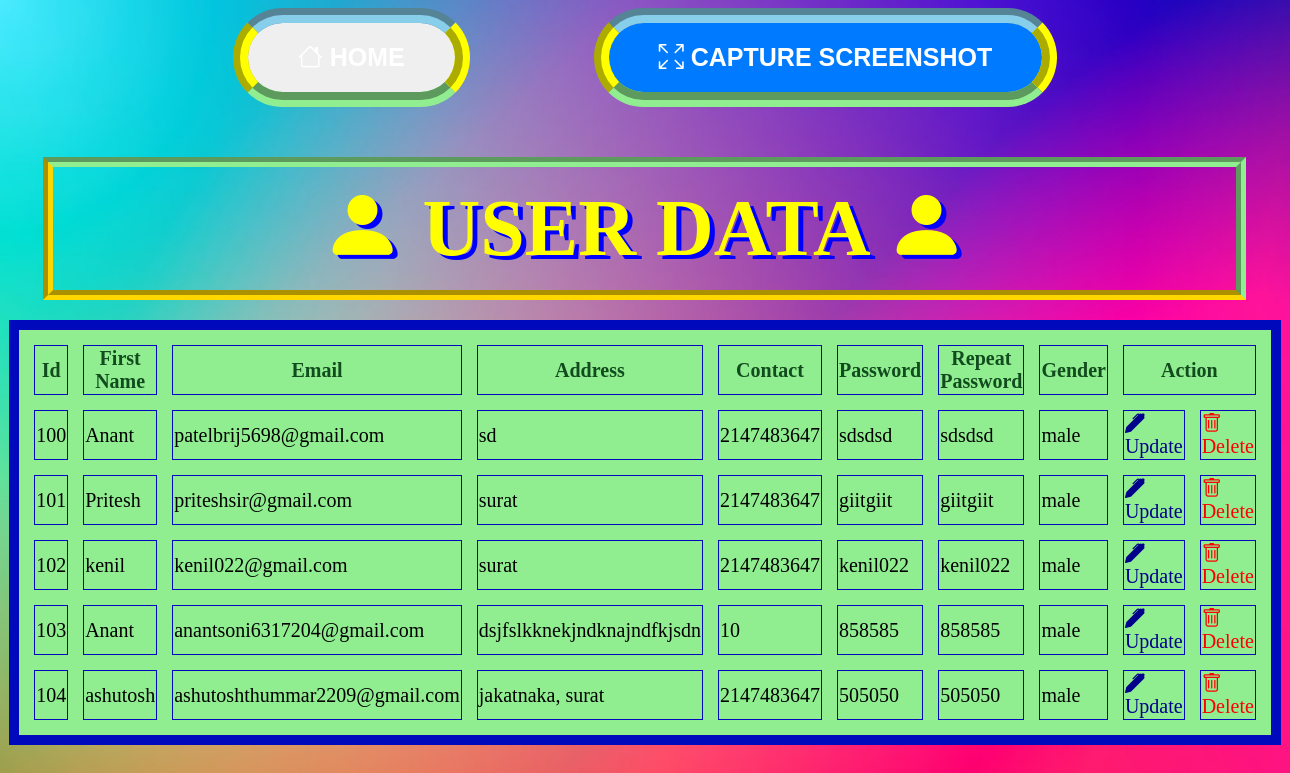
The app's page /Admin/display.php with its own data.
### tables this page shows
CREATE TABLE `store` (
  `u_id` int(11) NOT NULL,
  `u_fname` varchar(30) NOT NULL,
  `u_email` varchar(30) NOT NULL,
  `u_address` varchar(30) NOT NULL,
  `u_contact` int(10) NOT NULL,
  `u_pwd` varchar(30) NOT NULL,
  `u_rptpwd` varchar(30) NOT NULL,
  `u_gender` varchar(30) NOT NULL
);

### Admin/display.php (the view, shortened to what this page needs)
<?php
	include "croma_sql.php";
?>
<?php
	$data = mysqli_query($con, "SELECT * FROM store");
?>
<!DOCTYPE html>
<html>
<head>
	<link rel="stylesheet" href="https://cdn.jsdelivr.net/npm/bootstrap-icons@1.11.1/font/bootstrap-icons.css">
</head>
<body style="background-image: url('bgedit.jpeg'); background-size: cover;">
	<center>
		<button class="back" style="border: groove 15px; border-color: skyblue yellow lightgreen;"> <a href="main.php" style="text-decoration: none; color: white;" class="bi bi-house"> HOME </a> </button>
			<button id="screenshot-btn" style="background-color: #007bff; border: groove 15px; border-color: skyblue yellow lightgreen ; color: #fff;  cursor: pointer;" class="bi bi-arrows-fullscreen"> CAPTURE SCREENSHOT</button>
		<div style="border: groove 10px; border-color:lightgreen lightgreen gold gold;  margin-top: 50px; margin-bottom: 20px; margin-left: 35px; margin-right: 36px; position: none; color: red; ">
			<h1 style="color: yellow; font-size: 10vh; margin-top: 2vh; margin-bottom: 2vh; text-shadow: 5px 4px blue;" class="bi bi-person-fill"> USER DATA <a class="bi bi-person-fill"></a></h1>
		</div>
		<table border="10px" bordercolor="#0009bb" width="95%" cellspacing="15" align="center" style="background-color: lightgreen">
		<tr >
			<th style="color: #124b1e; font-size: 20px;">Id</th>
			<th style="color: #124b1e; font-size: 20px;">First Name</th>
			<th style="color: #124b1e; font-size: 20px;">Email</th>
			<th style="color: #124b1e; font-size: 20px;">Address</th>
			<th style="color: #124b1e; font-size: 20px;">Contact</th>
			<th style="color: #124b1e; font-size: 20px;">Password</th>
			<th style="color: #124b1e; font-size: 20px;">Repeat Password</th>
			<th style="color: #124b1e; font-size: 20px;">Gender</th>
			<th style="color: #124b1e; font-size: 20px;" colspan="2">Action</th>
		</tr>
	<?php
		while($row = mysqli_fetch_array($data))
		{
	?>
		<tr>
			<td style="color: black; font-size: 20px;">	<?php echo $row['u_id'];		?>	</td>
			<td style="color: black; font-size: 20px;">	<?php echo $row['u_fname'];		?>	</td>
			<td style="color: black; font-size: 20px;">	<?php echo $row['u_email'];		?>	</td>
			<td style="color: black; font-size: 20px;">	<?php echo $row['u_address'];	?>	</td>
			<td style="color: black; font-size: 20px;">	<?php echo $row['u_contact'];	?>	</td>
			<td style="color: black; font-size: 20px;">	<?php echo $row['u_pwd'];		?>	</td>
			<td style="color: black; font-size: 20px;">	<?php echo $row['u_rptpwd'];	?>	</td>
			<td style="color: black; font-size: 20px;">	<?php echo $row['u_gender'];	?>	</td>
			<td>	<a href="edit.php?edit_id=<?php echo $row['u_id']; ?>" onclick="return confirm('Are You Sure To Update ?')" style="color: darkblue; text-decoration: none; font-size: 20px;" class="bi bi-pen-fill"> Update	</a>	</td>
			<td>	<a href="delete.php?del=<?php echo $row['u_id']; ?>" onclick="return confirm('Are You Sure To Delete ?')" style="color: red; text-decoration: none; font-size: 20px;" class="bi bi-trash">	Delete	</a>	</td>
		</tr>
	<?php
		}
	?>
	</center>
</body>
</html>

### Admin/display.php (style rules this page uses)
.back { left: 90vh; top:50vh; text-decoration-style: ; }
button { padding:20px 50px; border:none; background-color:sans-serif; font-weight:bold; font-size:25px; color:red; border-radius:50px; cursor:pointer; animation:animate 2s linear infinite; }

### records on screen
store: u_id "100", u_fname "Anant", u_email "patelbrij5698@gmail.com", u_address "sd", u_contact "2147483647", u_pwd "sdsdsd", u_rptpwd "sdsdsd", u_gender "male"
store: u_id "101", u_fname "Pritesh", u_email "priteshsir@gmail.com", u_address "surat", u_contact "2147483647", u_pwd "giitgiit", u_rptpwd "giitgiit", u_gender "male"
store: u_id "102", u_fname "kenil", u_email "kenil022@gmail.com", u_address "surat", u_contact "2147483647", u_pwd "kenil022", u_rptpwd "kenil022", u_gender "male"
store: u_id "103", u_fname "Anant", u_email "anantsoni6317204@gmail.com", u_address "dsjfslkknekjndknajndfkjsdn", u_contact "10", u_pwd "858585", u_rptpwd "858585", u_gender "male"
store: u_id "104", u_fname "ashutosh", u_email "ashutoshthummar2209@gmail.com", u_address "jakatnaka, surat", u_contact "2147483647", u_pwd "505050", u_rptpwd "505050", u_gender "male"
